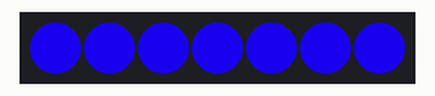
Recording of a sketch running on a simulated Arduino Uno, built with avr-gcc and run on an emulated ATmega328P. Shown: 7 RGB LEDs in strip order, left to right. The strip is taken to match the declared colour order.

Above: at 0.15 s.
At 2.8 s:
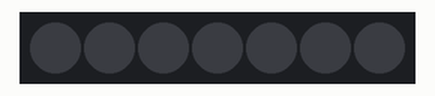
Timing chart, 0 to 40.0 s (numbered marks = the images above):
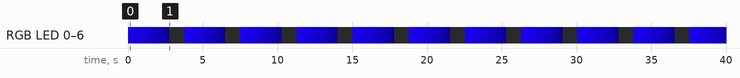

Measured:
- by itself, RGB LED 0–6: repeats every 3.8 s: RGB(18, 0, 181) 0.30 s, RGB(16, 0, 159) 0.30 s, RGB(14, 0, 137) 0.30 s, RGB(11, 0, 114) 0.30 s, RGB(9, 0, 92) 0.30 s, RGB(7, 0, 70) 0.30 s, RGB(4, 0, 47) 0.30 s, RGB(2, 0, 25) 0.30 s, RGB(0, 0, 3) 0.04 s, off 1.0 s, RGB(21, 0, 204) 0.30 s
- by itself, everything shown: repeats every 3.8 s, in 11 steps

The sketch:

NeoPixelFadeAll.ino
```cpp
/*
  Brightness

  This sketch shows how to use setBrightness() with neoPixels

  Uses Adafruit's NeoPixel library: https://github.com/adafruit/Adafruit_NeoPixel

  created 28 March 2016
  by Tom Igoe

*/
#include <Adafruit_NeoPixel.h>

const int pinNumber = 5;    // Pin number of the DIN line to the neoPixels
const int pixelCount = 7;   // number of pixels

// declare the strip of pixels:
Adafruit_NeoPixel strip = Adafruit_NeoPixel(pixelCount, pinNumber, NEO_RGBW + NEO_KHZ800);

void setup() {
  strip.begin();    // initialize pixel strip
  strip.show();     // Initialize all pixels to 'off'

  // turn on all the pixels first:
  for (int pixel = 0; pixel < pixelCount; pixel++) {
    strip.setPixelColor(pixel, 0x1500CC);
  }
  strip.show();
}

void loop() {
  // loop from brightest to dimmest:
  for (int brightness = 255; brightness >= 0; brightness--) {
    for (int pixel = 0; pixel < pixelCount; pixel++) {
      strip.setBrightness(brightness);    // set the brightness

      // brightness just acts as a limit on whatever color you set, so
      // you still have to set color for all the pixels, but you'll get
      // a dimmed version of the color you set:
      // loop over all the pixels, turn on one at a time:
      strip.setPixelColor(pixel, 0x1500CC);
    }
    strip.show();                             // refresh the strip
    delay(10);                               // wait a hundredth of a second
  }
  delay(1000);
}
```
